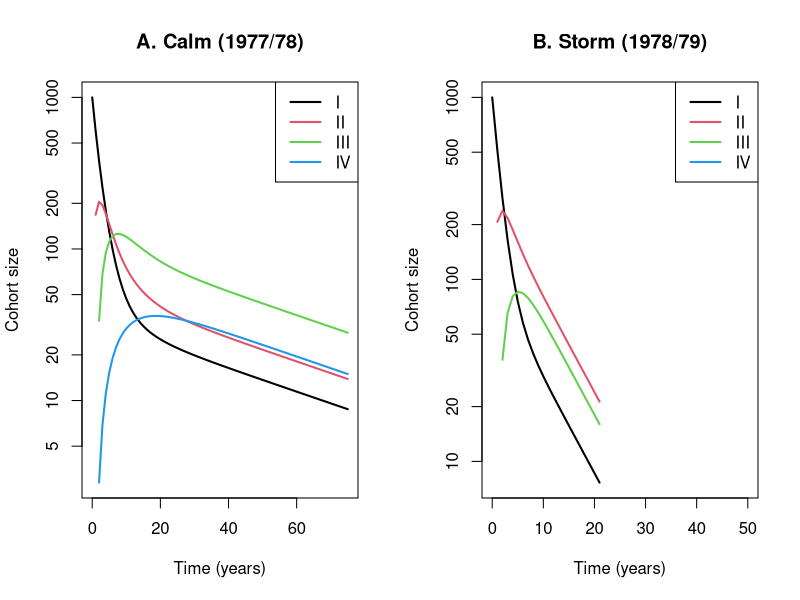

Recreate this plot in R.
## ---- chunk 1
knitr::opts_chunk$set(echo = TRUE)
## ---- chunk 2
C <- matrix(c(0.6020, 0.1167, 0.0217, 0.0741,
                 0.1681, 0.6167, 0.1087, 0.0370,
                 0.0000, 0.2000, 0.8043, 0.1481,
                 0.0000, 0.0171, 0.0217, 0.9259),
               nrow=4, byrow=TRUE)
C

val.vec.C <- eigen(C)

lambda.C <- val.vec.C$val[1] # It matches!
rvec.C <- val.vec.C$vectors[,1]/sum(val.vec.C$vectors[,1])
## ---- chunk 3
S <- matrix(c(0.5135, 0.0794, 0.0727, 0.0714,
                 0.2072, 0.6349, 0.2364, 0.2500,
                 0.0000, 0.1746, 0.6545, 0.0714,
                 0.0000, 0.0000, 0.0000, 0.7500),
               nrow=4, byrow=TRUE)
S

val.vec.S <- eigen(S)

lambda.S <- val.vec.S$val[1] # It matches!
rvec.C <- val.vec.S$vectors[,1]/sum(val.vec.S$vectors[,1])
## ---- chunk 4
## Project the changes in a population over time
N0 <- matrix(c(1000,0,0,0))

pop <- function(m) {
  N.projected <- matrix(0, nrow = nrow(m), ncol=years+1)
  N.projected[,1] <- N0
  for(i in 1:years){
    N.projected[, i+1] <- m %*% N.projected[,i]
  }
  return(N.projected)
}

par(mfrow=c(1,2)) 
years <- 75
matplot(0:years,
        t(pop(C)),
        type= "l",
        lwd = 2,
        lty = 1,
        ylab = "Cohort size",
        xlab = "Time (years)",
        main = "A. Calm (1977/78)",
        log = "y",
        xlim = c(0,75)
)
legend("topright", legend = c("I", "II", "III", "IV"), 
       col = 1:4, lwd = 2, lty = 1)

years <- 21
matplot(0:years,
        t(pop(S)),
        type= "l",
        lwd = 2,
        lty = 1,
        ylab = "Cohort size",
        xlab = "Time (years)",
        main = "B. Storm (1978/79)",
        log = "y",
        xlim = c(0,50)
)
legend("topright", legend = c("I", "II", "III", "IV"), 
       col = 1:4, lwd = 2, lty = 1)
